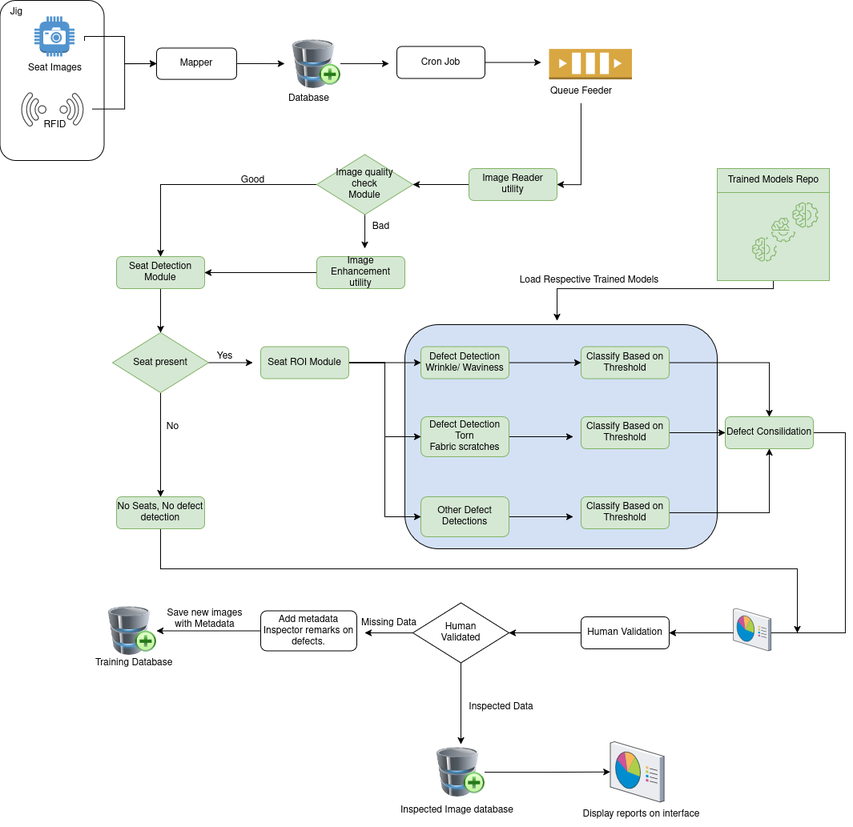
#> input picture skyhub_process_flow.drawio 1.png, 853 x 827 px, shrunk from 1065 x 1033 before the run
$ python -i seat_cut.py   (imports and definitions only)
#> lines starting #> are read from the running program, lines starting #| are printed output that depends on the picture
import os
import random
from PIL import Image

def random_cut_image(image_path, output_dir):
    # Load image
#> called with image_path = 'skyhub_process_flow.drawio 1.png', output_dir = 'out.png'
    image = Image.open(image_path)
#> image is the input picture: PIL image 853x827 RGBA; mean R, G, B, A 242, 244.6, 244.1, 255
    width, height = image.size
#> width = 853; height = 827

    # Randomly choose cut direction
    cut_direction = random.choice(['horizontal', 'vertical'])

    # Decide the cut position (avoid too small slices)
    if cut_direction == 'horizontal':
        cut_line = random.randint(int(height * 0.3), int(height * 0.7))
        top_part = image.crop((0, 0, width, cut_line))
        bottom_part = image.crop((0, cut_line, width, height))
        top_part.save(os.path.join(output_dir, f"{os.path.basename(image_path).split('.')[0]}_top.jpg"))
        bottom_part.save(os.path.join(output_dir, f"{os.path.basename(image_path).split('.')[0]}_bottom.jpg"))
    else:
        cut_line = random.randint(int(width * 0.3), int(width * 0.7))
#> cut_line = 470
        left_part = image.crop((0, 0, cut_line, height))
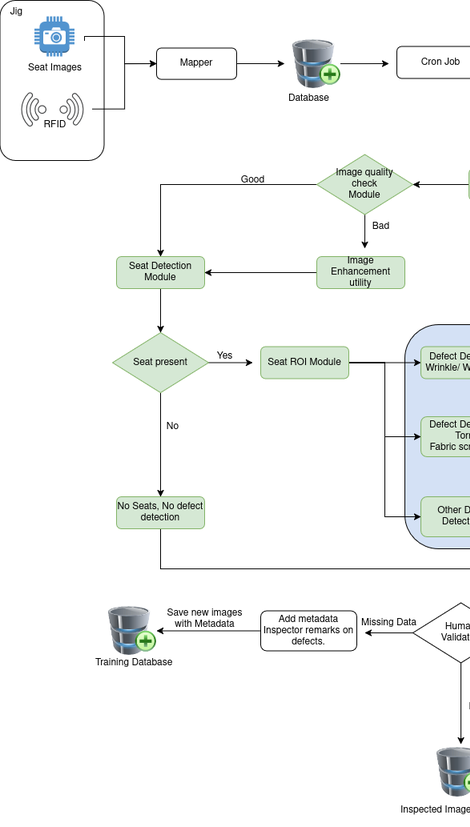
#> left_part: PIL image 470x827 RGBA; mean R, G, B, A 244.6, 246.4, 245.6, 255
        right_part = image.crop((cut_line, 0, width, height))
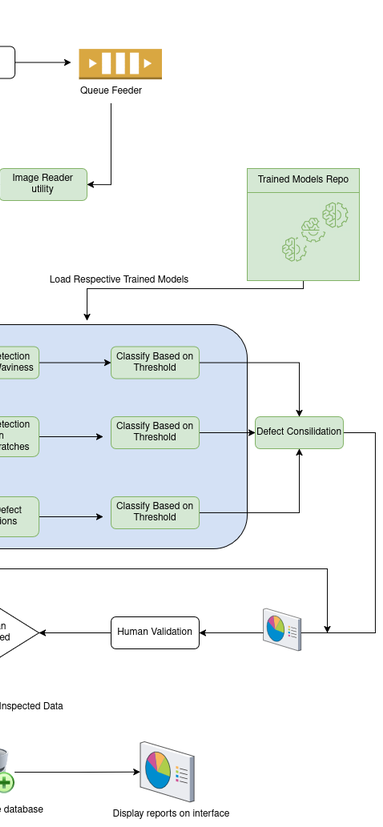
#> right_part: PIL image 383x827 RGBA; mean R, G, B, A 238.9, 242.5, 242.2, 255
        left_part.save(os.path.join(output_dir, f"{os.path.basename(image_path).split('.')[0]}_left.jpg"))
        right_part.save(os.path.join(output_dir, f"{os.path.basename(image_path).split('.')[0]}_right.jpg"))

    print(f"Image {os.path.basename(image_path)} cut {cut_direction} at {cut_line}")
#| Image skyhub_process_flow.drawio 1.png cut vertical at 470

# Example usage:
input_dir = "/home/fahadabul/mask_rcnn_skyhub/output_predictions/yolo_segmented_seats"
output_dir = "/home/fahadabul/mask_rcnn_skyhub/output_predictions/cut/images"
# [5 lines not run here, left out]

>>> result = random_cut_image('skyhub_process_flow.drawio 1.png', 'out.png')
